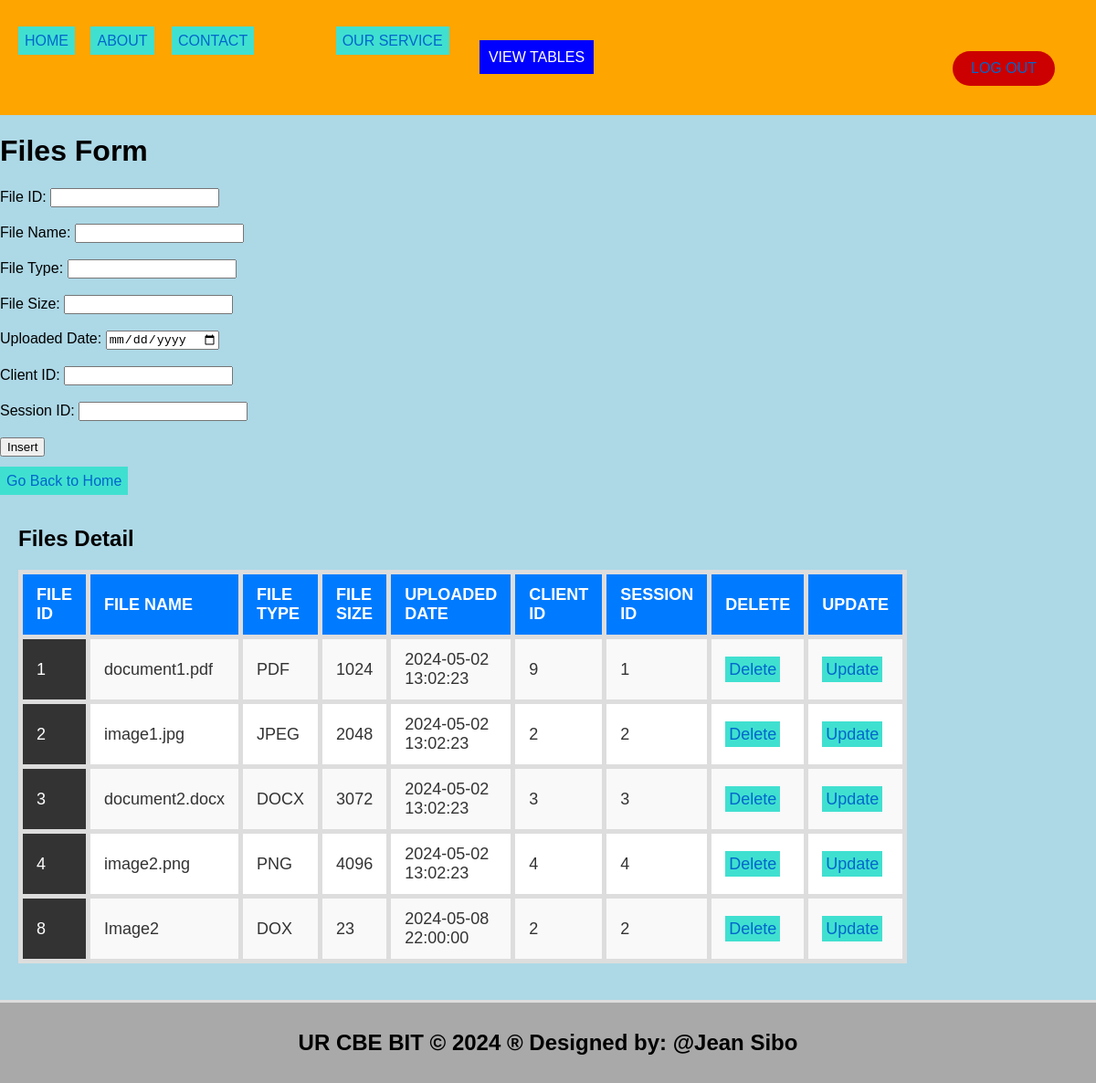
The page /files.php on the database its author committed.
### tables this page shows
CREATE TABLE `files` (
  `file_id` int(11) NOT NULL,
  `file_name` varchar(255) DEFAULT NULL,
  `file_type` varchar(50) DEFAULT NULL,
  `file_size` int(11) DEFAULT NULL,
  `upload_date` timestamp NOT NULL DEFAULT current_timestamp(),
  `client_id` int(11) DEFAULT NULL,
  `session_id` int(11) DEFAULT NULL
);

### files.php (the view, shortened to what this page needs)
  <!DOCTYPE html>
<html lang="en">
<head>
  <link rel="stylesheet" type="text/css" href="style.css">
</head>
<body style="background-color: lightblue;">
  <header>
    <ul style="list-style-type: none; padding: 0;">
      <li style="display: inline; margin-right: 10px;">
        <ul style="list-style-type: none; padding: 0;">
          <li style="display: inline; margin-right: 8px;"><a href="./home.html">HOME</a></li>
          <li style="display: inline; margin-right: 10px;"><a href="./about.html">ABOUT</a></li>
           <li style="display: inline; margin-right: 80px;">
        <a href="./contact.html">CONTACT</a>
      </li>
      <li style="display: inline; margin-right: 80px;">
        <a href="./ourservice.html">OUR SERVICE</a>
      </li>
          <li class="dropdown" style="display: inline; margin-right: 10px;">
           <center>
          <li class="dropdown" style="display: inline; margin-right: 10px;">
        <a href="#" style="padding: 10px; color: white; background-color: blue; text-decoration: none; margin-right: 15px;">VIEW TABLES</a>
          </li>
        </center>
    <a class="logout" href="logout.php">LOG OUT</a>
    </ul>
  </header>
    <h1>Files Form</h1>
    <form method="post" onsubmit="return confirmInsert();">
      <label for="file_id">File ID:</label>
      <input type="number" id="file_id" name="file_id" required><br><br>
      <label for="file_name">File Name:</label>
      <input type="text" id="file_name" name="file_name" required><br><br>
      <label for="file_type">File Type:</label>
      <input type="text" id="file_type" name="file_type" required><br><br>
      <label for="file_size">File Size:</label>
      <input type="number" id="file_size" name="file_size" required><br><br>
      <label for="upload_date">Uploaded Date:</label>
      <input type="date" id="upload_date" name="upload_date" required><br><br>
      <label for="client_id">Client ID:</label>
      <input type="number" id="client_id" name="client_id" required><br><br>
      <label for="session_id">Session ID:</label>
      <input type="number" id="session_id" name="session_id" required><br><br>
      <input type="submit" name="add" value="Insert"><br><br>
      <a href="./home.html">Go Back to Home</a>
    </form>
    <?php
    include('database_connection.php');
    ?>
    <section>
      <h2>Files Detail</h2>
      <table>
        <tr>
          <th>File ID</th>
          <th>File Name</th>
          <th>File Type</th>
          <th>File Size</th>
          <th>Uploaded Date</th>
          <th>Client ID</th>
          <th>Session ID</th>
          <th>Delete</th>
          <th>Update</th>
        </tr>
        <?php
        $sql = "SELECT * FROM files";
        $result = $connection->query($sql);
        if ($result->num_rows > 0) {
            while ($row = $result->fetch_assoc()) {
                echo "<tr>
                  <td>{$row['file_id']}</td>
                  <td>{$row['file_name']}</td>
                  <td>{$row['file_type']}</td>
                  <td>{$row['file_size']}</td>
                  <td>{$row['upload_date']}</td>
                  <td>{$row['client_id']}</td>
                  <td>{$row['session_id']}</td>
                  <td><a style='padding:4px' href='delete_file.php?file_id={$row['file_id']}'>Delete</a></td>
                  <td><a style='padding:4px' href='update_file.php?file_id={$row['file_id']}'>Update</a></td>
                </tr>";
            }
        } else {
            echo "<tr><td colspan='9'>No data found</td></tr>";
        }
        ?>
      </table>
    </section>
    <footer>
      <h2>UR CBE BIT &copy; 2024 &reg; Designed by: @Jean  Sibo</h2>
    </footer>
  </body>
</html>

### style.css (style rules this page uses)
body { font-family: Arial, sans-serif; margin: 0; padding: 0; }
.dropdown { position: relative; display: none; margin-right: 15px; }
body { font-family: Arial,sans-serif; margin:0; padding:0; }
header { background-color:orange; padding: 20px; }
footer { text-align: center; padding: 15px; background-color:orange; }
.dropdown { position: right; display:right; direction:rtl; }
section { padding:28px; border-bottom: 1px solid #ddd; }

### files.php (style rules this page uses)
a:link { color: #0066cc; text-decoration: none; }
a { padding: 7px; color: white; background-color: turquoise; text-decoration: none; margin-right: 5px; }
table { width: 75%; border-collapse: collapse; margin: 20px 0; font-size: 18px; text-align: left; }
td:first-child { background-color: #333333; color: #ffffff; }
th, td { padding: 12px 15px; border: 5px solid #ddd; }
th { background-color: #f4f4f4; color: #333; }
tr:nth-child(even) { background-color: #f9f9f9; }
tr:nth-child(odd) { background-color: #fff; }
th { font-weight: bold; text-transform: uppercase; background-color: #007BFF; color: white; }
td { color: #333; }
section { padding: 20px; border-bottom: 3px solid #ddd; }
footer { text-align: center; padding: 10px; background-color: darkgray; }
.logout { position: absolute; top: 20px; right: 20px; color: green; background-color: #cc0000; padding: 10px 20px; text-decoration: none; border-radius: 20px; transition: background-color 0.3s ease; }

### rows shown on the page
files: file_id "1", file_name "document1.pdf", file_type "PDF", file_size "1024", upload_date "2024-05-02 13:02:23", client "9", session "1"
files: file_id "2", file_name "image1.jpg", file_type "JPEG", file_size "2048", upload_date "2024-05-02 13:02:23", client "2", session "2"
files: file_id "3", file_name "document2.docx", file_type "DOCX", file_size "3072", upload_date "2024-05-02 13:02:23", client "3", session "3"
files: file_id "4", file_name "image2.png", file_type "PNG", file_size "4096", upload_date "2024-05-02 13:02:23", client "4", session "4"
files: file_id "8", file_name "Image2", file_type "DOX", file_size "23", upload_date "2024-05-08 22:00:00", client "2", session "2"
